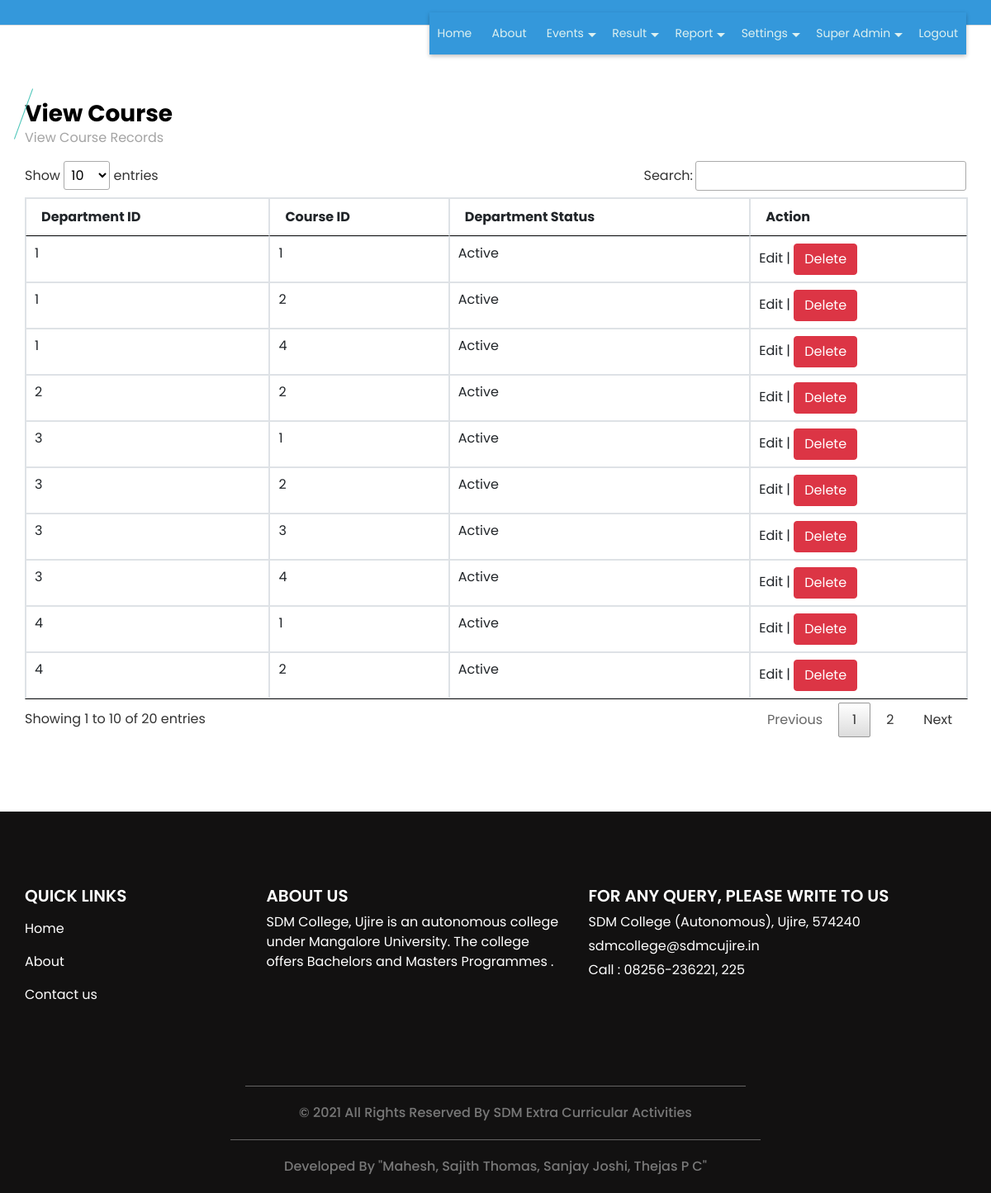
The page /view-departmentcourse.php (signed in) on the database its author committed.
### tables this page shows
CREATE TABLE `staff` (
  `staff_id` int(11) NOT NULL,
  `staff_name` varchar(25) NOT NULL,
  `staff_dp` varchar(300) NOT NULL,
  `staff_type` varchar(20) NOT NULL,
  `department_id` int(11) NOT NULL,
  `login_id` varchar(40) NOT NULL,
  `password` varchar(300) NOT NULL,
  `gender` varchar(6) NOT NULL,
  `dob` date NOT NULL,
  `staff_status` varchar(10) NOT NULL
);

CREATE TABLE `dept_course` (
  `dept_course_id` int(11) NOT NULL,
  `department_id` int(11) NOT NULL,
  `course_id` int(11) NOT NULL,
  `dept_status` varchar(10) NOT NULL
);

### view-departmentcourse.php (the view, shortened to what this page needs)
<?php
include("header.php");
?>
  <section class="event_section layout_padding">
    <div class="container">
      <div class="heading_container">
        <h3>
          View Course
        </h3>
        <p>
          View Course Records
        </p>
      </div>
      <div class="event_container">
        <div class="">
<table id="datatableplugin" class="table table-bordered">
	<thead>
		<tr>
			<th>Department ID</th>
			<th>Course ID</th>
			<th>Department Status</th>
			<th>Action</th>
		</tr>
	</thead>
	<tbody>
		<?php
		$sqlview = "SELECT * FROM  dept_course ";
		$qsqlview = mysqli_query($con,$sqlview);
		while($rsview = mysqli_fetch_array($qsqlview))
		{
			echo "<tr>
				<td>$rsview[department_id]</td>
				<td>$rsview[course_id]</td>
				<td>$rsview[dept_status]</td>
				<td>Edit |
				<a href='view-departmentcourse.php?delid=$rsview[dept_course_id]' class='btn btn-danger' onclick='return confirmdel()' >Delete</a>
			</tr>";
		}
		?>
	</tbody>
</table>
        </div>
      </div>
    </div>
  </section>
<?php
include("footer.php");
?>

### headerpage.php (shortened to what this page needs)
<div id="header">
  <header>
    <div class="container">
      <div class="row">
        <div class="col-12">
          <nav class="navbar navbar-expand-lg navbar-light">
            <div lass="collapse navbar-collapse" id="navbartoggle">
<div class="nav-fostrap" style="  position: absolute;
  top: 15px;right: 0;">
	<ul>
		<li><a href="index.php">Home</a></li>
		<li><a href="about.php">About</a></li>
			<?php
			if(isset($_SESSION['staff_id']))
			{
			?>
		<li><a href="javascript:void(0)">Events<span class="arrow-down"></span></a>
		</li>
		<li><a href="javascript:void(0)">Result<span class="arrow-down"></span></a>
		</li>
		<li><a href="javascript:void(0)">Report<span class="arrow-down"></span></a>
		</li>
				<?php
				if($rsstaffprofile['staff_type'] == "Admin")
				{
				?>
		<li><a href="javascript:void(0)">Settings<span class="arrow-down"></span></a>
		</li>
				<?php
				}
				?>
		<li><a href="javascript:void(0)"><?php echo $rsstaffprofile['staff_name']; ?><span class="arrow-down"></span></a>
		</li>
<?php
			}
?>
		<?php
		if(isset($_SESSION['staff_id']) || ($_SESSION['student_id']))
		{
		?>
		<li><a href="logout.php">Logout</a></li>
		<?php
		}
		else
		{
		?>
		<li><a href="student.php">Registration</a></li>
		<li><a href="login.php">Login</a></li>
		<?php
		}
		?>
	</ul>
</div>
            </div>
          </nav>
        </div>
      </div>
    </div>
  </header>
</div>

### css/style.css (style rules this page uses)
body { font-family: "Poppins", sans-serif; color: #000000; background-color: #ffffff; }
.layout_padding { padding: 90px 0; }
.heading_container { display: -webkit-box; display: -ms-flexbox; display: flex; -webkit-box-orient: vertical; -webkit-box-direction: normal; -ms-flex-direction: column; flex-direction: column; -webkit-box-align: start; -ms-flex-align: start; align-items: flex-start; }
.heading_container h3 { font-weight: bold; position: relative; margin-bottom: 15px; }
.heading_container h3::before { content: ""; position: absolute; top: 50%; left: 2px; width: 1px; height: 65px; background-color: #4bc5b8; -webkit-transform: translateY(-50%) rotate(20deg); transform: translateY(-50%) rotate(20deg); }
a, a:hover, a:focus { text-decoration: none; }
.btn, .btn:focus { outline: none !important; -webkit-box-shadow: none; box-shadow: none; }
.event_section .heading_container h3 { margin-bottom: 0; }
.event_section .heading_container h3::before { left: -2px; }
.event_section p { color: #a4a4a4; }

### css/responsive.css (style rules this page uses)
@media (min-width: 1200px) { .container { max-width: 1170px; } }

### topmenu.php (style rules this page uses)
.nav-fostrap { display: block; margin-bottom: 15px 0; background: #3498db; -webkit-box-shadow:0 2px 5px 0 rgba(0,0,0,0.26); -moz-box-shadow:0 2px 5px 0 rgba(0,0,0,0.26); -o-box-shadow:0 2px 5px 0 rgba(0,0,0,0.26); z-index: 120; box-shadow: 0 2px 5px 0 rgba(0,0,0,0.26); }
.nav-fostrap ul { list-style-type: none; margin: 0; padding: 0; display: block; }
.nav-fostrap li { list-style-type: none; margin: 0; padding: 0; display: inline-block; position: relative; font-size: 14px; color: #def1f0; }
.nav-fostrap li a { padding: 15px 20px; font-size: 14px; color: #def1f0; display: inline-block; outline: 0; font-weight: 400; text-decoration: none; }
.arrow-down { width: 0; height: 0; border-left: 5px solid transparent; border-right: 5px solid transparent; border-top: 5px solid #def1f0; position: relative; top: 15px; right: -5px; content: ""; }

### headerpage.php (style rules this page uses)
#header nav { padding: 15px 0px; }
#header { border-bottom: 1px solid #ddd; background-color: #3498db; float: center; width: 100%; }
.nav-fostrap li a { padding: 15px 10px; font-size: 14px; color: #def1f0; display: inline-block; outline: 0; font-weight: 400; text-decoration: none; }

### rows shown on the page
staff: staff_name "Super Admin"
dept_course: department "1", course "1", dept_status "Active"
dept_course: department "1", course "2", dept_status "Active"
dept_course: department "1", course "4", dept_status "Active"
dept_course: department "2", course "2", dept_status "Active"
dept_course: department "3", course "1", dept_status "Active"
dept_course: department "3", course "2", dept_status "Active"
dept_course: department "3", course "3", dept_status "Active"
dept_course: department "3", course "4", dept_status "Active"
dept_course: department "4", course "1", dept_status "Active"
dept_course: department "4", course "2", dept_status "Active"
